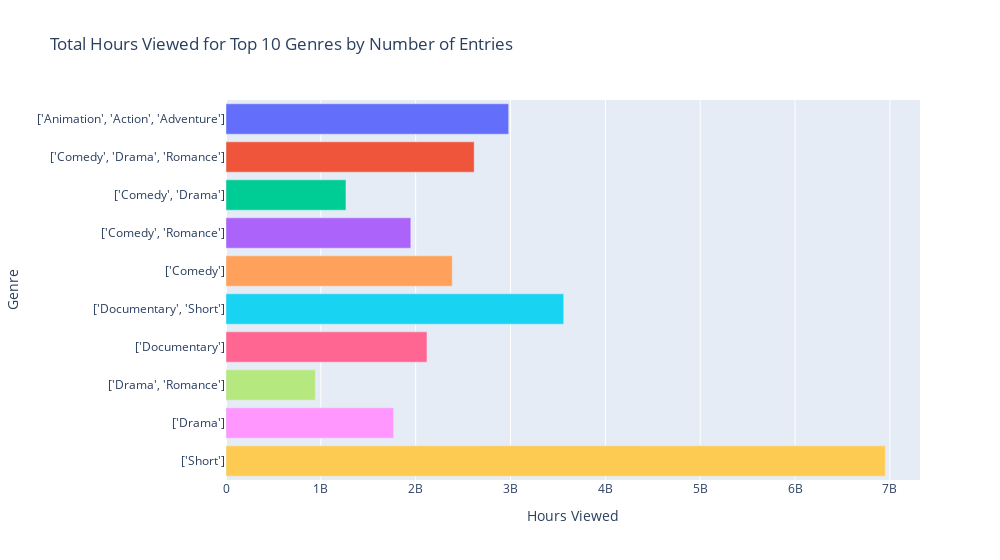

Notebook code for this chart:
### Code cell
fig = px.bar(top_genres_hours_viewed, x='Hours Viewed', y='Genre', color='Genre',
             title='Total Hours Viewed for Top 10 Genres by Number of Entries', 
             width=1000)
fig.update_layout(showlegend=False)
fig.show()

### Figure 1 — Plotly figure (JSON) as saved in the notebook; plotly's stock layout.template omitted (floating-point values rounded to 4 significant figures)
{"data": [{"hovertemplate": "Genre=%{y}<br>Hours Viewed=%{x}<extra></extra>", "legendgroup": "['Animation', 'Action', 'Adventure']", "marker": {"color": "#636efa", "pattern": {"shape": ""}}, "name": "['Animation', 'Action', 'Adventure']", "orientation": "h", "showlegend": true, "textposition": "auto", "type": "bar", "x": [2980600000], "xaxis": "x", "y": ["['Animation', 'Action', 'Adventure']"], "yaxis": "y"}, {"hovertemplate": "Genre=%{y}<br>Hours Viewed=%{x}<extra></extra>", "legendgroup": "['Comedy', 'Drama', 'Romance']", "marker": {"color": "#EF553B", "pattern": {"shape": ""}}, "name": "['Comedy', 'Drama', 'Romance']", "orientation": "h", "showlegend": true, "textposition": "auto", "type": "bar", "x": [2616900000], "xaxis": "x", "y": ["['Comedy', 'Drama', 'Romance']"], "yaxis": "y"}, {"hovertemplate": "Genre=%{y}<br>Hours Viewed=%{x}<extra></extra>", "legendgroup": "['Comedy', 'Drama']", "marker": {"color": "#00cc96", "pattern": {"shape": ""}}, "name": "['Comedy', 'Drama']", "orientation": "h", "showlegend": true, "textposition": "auto", "type": "bar", "x": [1264800000], "xaxis": "x", "y": ["['Comedy', 'Drama']"], "yaxis": "y"}, {"hovertemplate": "Genre=%{y}<br>Hours Viewed=%{x}<extra></extra>", "legendgroup": "['Comedy', 'Romance']", "marker": {"color": "#ab63fa", "pattern": {"shape": ""}}, "name": "['Comedy', 'Romance']", "orientation": "h", "showlegend": true, "textposition": "auto", "type": "bar", "x": [1948800000], "xaxis": "x", "y": ["['Comedy', 'Romance']"], "yaxis": "y"}, {"hovertemplate": "Genre=%{y}<br>Hours Viewed=%{x}<extra></extra>", "legendgroup": "['Comedy']", "marker": {"color": "#FFA15A", "pattern": {"shape": ""}}, "name": "['Comedy']", "orientation": "h", "showlegend": true, "textposition": "auto", "type": "bar", "x": [2385900000], "xaxis": "x", "y": ["['Comedy']"], "yaxis": "y"}, {"hovertemplate": "Genre=%{y}<br>Hours Viewed=%{x}<extra></extra>", "legendgroup": "['Documentary', 'Short']", "marker": {"color": "#19d3f3", "pattern": {"shape": ""}}, "name": "['Documentary', 'Short']", "orientation": "h", "showlegend": true, "textposition": "auto", "type": "bar", "x": [3560900000], "xaxis": "x", "y": ["['Documentary', 'Short']"], "yaxis": "y"}, {"hovertemplate": "Genre=%{y}<br>Hours Viewed=%{x}<extra></extra>", "legendgroup": "['Documentary']", "marker": {"color": "#FF6692", "pattern": {"shape": ""}}, "name": "['Documentary']", "orientation": "h", "showlegend": true, "textposition": "auto", "type": "bar", "x": [2119000000], "xaxis": "x", "y": ["['Documentary']"], "yaxis": "y"}, {"hovertemplate": "Genre=%{y}<br>Hours Viewed=%{x}<extra></extra>", "legendgroup": "['Drama', 'Romance']", "marker": {"color": "#B6E880", "pattern": {"shape": ""}}, "name": "['Drama', 'Romance']", "orientation": "h", "showlegend": true, "textposition": "auto", "type": "bar", "x": [941600000], "xaxis": "x", "y": ["['Drama', 'Romance']"], "yaxis": "y"}, {"hovertemplate": "Genre=%{y}<br>Hours Viewed=%{x}<extra></extra>", "legendgroup": "['Drama']", "marker": {"color": "#FF97FF", "pattern": {"shape": ""}}, "name": "['Drama']", "orientation": "h", "showlegend": true, "textposition": "auto", "type": "bar", "x": [1767800000], "xaxis": "x", "y": ["['Drama']"], "yaxis": "y"}, {"hovertemplate": "Genre=%{y}<br>Hours Viewed=%{x}<extra></extra>", "legendgroup": "['Short']", "marker": {"color": "#FECB52", "pattern": {"shape": ""}}, "name": "['Short']", "orientation": "h", "showlegend": true, "textposition": "auto", "type": "bar", "x": [6951600000], "xaxis": "x", "y": ["['Short']"], "yaxis": "y"}], "layout": {"barmode": "relative", "legend": {"title": {"text": "Genre"}, "tracegroupgap": 0}, "showlegend": false, "title": {"text": "Total Hours Viewed for Top 10 Genres by Number of Entries"}, "width": 1000, "xaxis": {"anchor": "y", "domain": [0, 1], "title": {"text": "Hours Viewed"}}, "yaxis": {"anchor": "x", "categoryarray": ["['Short']", "['Drama']", "['Drama', 'Romance']", "['Documentary']", "['Documentary', 'Short']", "['Comedy']", "['Comedy', 'Romance']", "['Comedy', 'Drama']", "['Comedy', 'Drama', 'Romance']", "['Animation', 'Action', 'Adventure']"], "categoryorder": "array", "domain": [0, 1], "title": {"text": "Genre"}}}}
